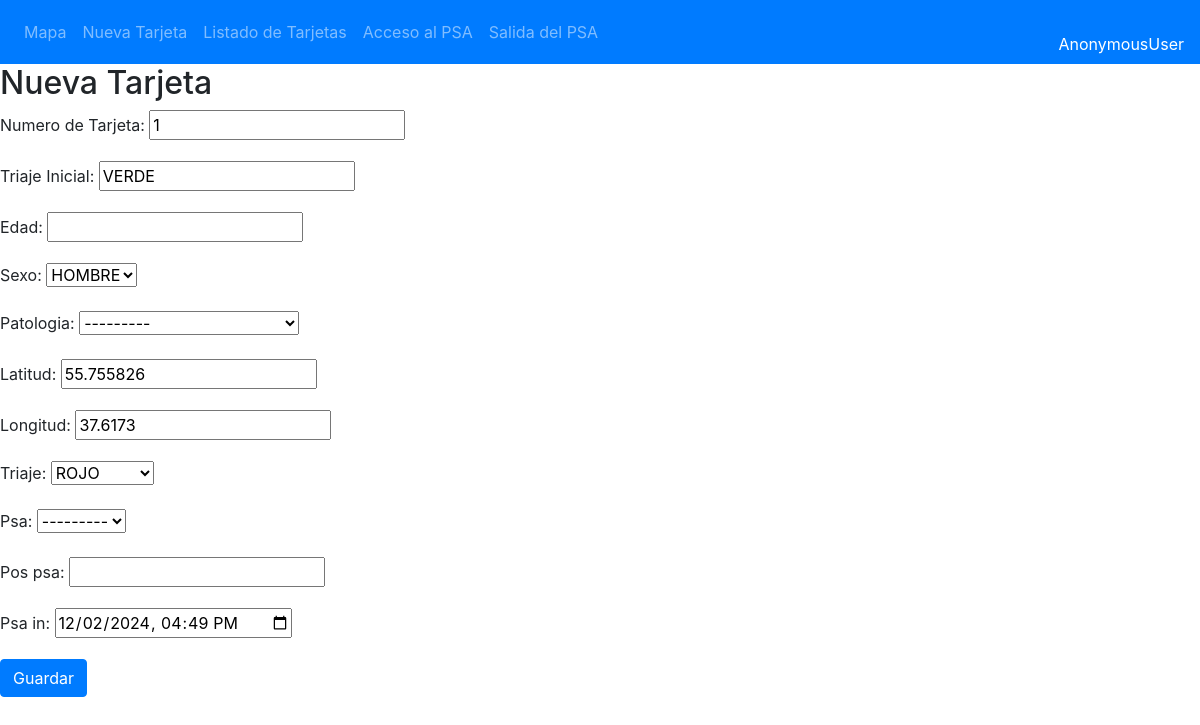
The app's page /tarjetas/tarjeta_psa_in/1/ with its own data.
### tarjetas/models.py (models this page shows, shortened)
class Tarjeta(models.Model):
    TRIAJE = (
        ('VERDE', 'VERDE'),
        ('AMARILLO','AMARILLO'),
        ('ROJO', 'ROJO'),
        ('MORADO', 'MORADO'),
        ('NEGRO', 'NEGRO'),
    )
    ESTADO_TRASLADO = (
        ('PENDIENTE', 'PENDIENTE'),
        ('SOLICITADO', 'SOLICITADO'),
        ('GESTIONADO', 'GESTIONADO'),
        ('SALIDA_PSA', 'SALIDA_PSA'),
        ('REALIZADO', 'REALIZADO'),
        ('ALTA LUGAR', 'ALTA LUGAR'),
    )
    SEXO = (
        ('HOMBRE', 'HOMBRE'),
        ('MUJER','MUJER'),
        ('NSNC', 'NS/NC'),
    )
    num_t = models.CharField(max_length=100, blank=False)
    edad = models.IntegerField(blank=True, null=True)
    sexo = models.CharField(max_length=32,choices=SEXO)
    filiacion = models.CharField(max_length=200, blank=True)
    patologia = models.ForeignKey(Patologia, models.DO_NOTHING, db_column='patologia', blank=True, null=True)
    diagnostico = models.CharField(max_length=500, blank=True)
    tratamiento = models.CharField(max_length=500, blank=True)
    traslada_a = models.ForeignKey(Destino, models.DO_NOTHING, db_column='destino', blank=True, null=True)
    traslada_por = models.CharField(max_length=50, blank=True)
    triaje_ini = models.CharField(max_length=10,choices=TRIAJE)
    triaje = models.CharField(max_length=10,choices=TRIAJE)
    estado_traslado = models.CharField(max_length=32,choices=ESTADO_TRASLADO)
    latitud = models.FloatField(blank=True, null=True)
    longitud = models.FloatField(blank=True, null=True)
    evento = models.ForeignKey(Evento, models.DO_NOTHING, db_column='evento', blank=True, null=True)
    hora_ini = models.DateTimeField(auto_now_add=True)
    psa_in = models.DateTimeField(blank=True, null=True)
    psa_out = models.DateTimeField(blank=True, null=True)
    dest_in = models.DateTimeField(blank=True, null=True)
    hora_fin = models.DateTimeField(blank=True, null=True)
    pos_psa = models.CharField(max_length=100, blank=True)
    psa = models.ForeignKey(Psa, models.DO_NOTHING, db_column='psa', blank=True, null=True)

### tarjetas/views.py (the view)
# urls.py: path('tarjeta_psa_in/<int:tarjeta_id>/', views.tarjeta_psa_in, name='tarjeta_psa_in'),
def tarjeta_psa_in(request, tarjeta_id):
    post = get_object_or_404(Tarjeta,id=tarjeta_id)
    if request.method == "POST":
        form = TarjetaPsaInForm(request.POST.copy(), instance=post)
        if form.is_valid():
            post = form.save()
            post.save()
            return redirect('roll_2', )
    else:
        form = TarjetaPsaInForm(instance=post)
    return render(request, 'tarjetas/tarjeta_psa_in.html', {'form': form})

### tarjetas/forms.py
class TarjetaPsaInForm(forms.ModelForm):
    class Meta:
        model = Tarjeta
        fields = ('num_t', 'triaje_ini', 'edad', 'sexo', 'patologia', 'latitud', 'longitud', 'triaje', 'psa', 'pos_psa', 'psa_in')
        labels = {
            'num_t': 'Numero de Tarjeta',
            'triaje_ini': 'Triaje Inicial',
        }
        widgets = {
            'num_t': forms.TextInput(attrs={'readonly': 'readonly'}),
            'triaje_ini': forms.TextInput(attrs={'readonly': 'readonly'}),
            'latitud': forms.TextInput(attrs={'id': 'id_latitud', 'readonly': 'readonly'}),
            'longitud': forms.TextInput(attrs={'id': 'id_longitud', 'readonly': 'readonly'}),
            'psa_in': forms.DateTimeInput(attrs={'type': 'datetime-local'}, format='%d/%m/%Y %H:%M'),
        }
    def __init__(self, *args, **kwargs):
        super().__init__(*args, **kwargs)
        self.fields['psa_in'].initial = now().strftime('%d/%m/%Y %H:%M')

### tarjetas/models.py (called while the page is built)
    def __str__(self):
        return self.tipo

    def __str__(self):
        return self.lugar

### tarjetas/templates/tarjetas/tarjeta_psa_in.html (shortened to what this page needs)
{% extends "base.html" %}
  {% block content %}
  <h2>Nueva Tarjeta</h2>
  <form method="POST" class="form-group">{% csrf_token %}
    {{ form.as_p }}
    <button type="submit" class="btn btn-primary">Guardar</button>
  </form>
  {% endblock %}

### records on screen
Tarjeta: num_t "1", triaje_ini "VERDE", sexo "HOMBRE", patologia "---------", latitud "55.755826", longitud "37.6173", triaje "ROJO", psa "---------", psa_in "12/02/2024 16:49"

### other values on screen
{{ request.user }} "AnonymousUser"
